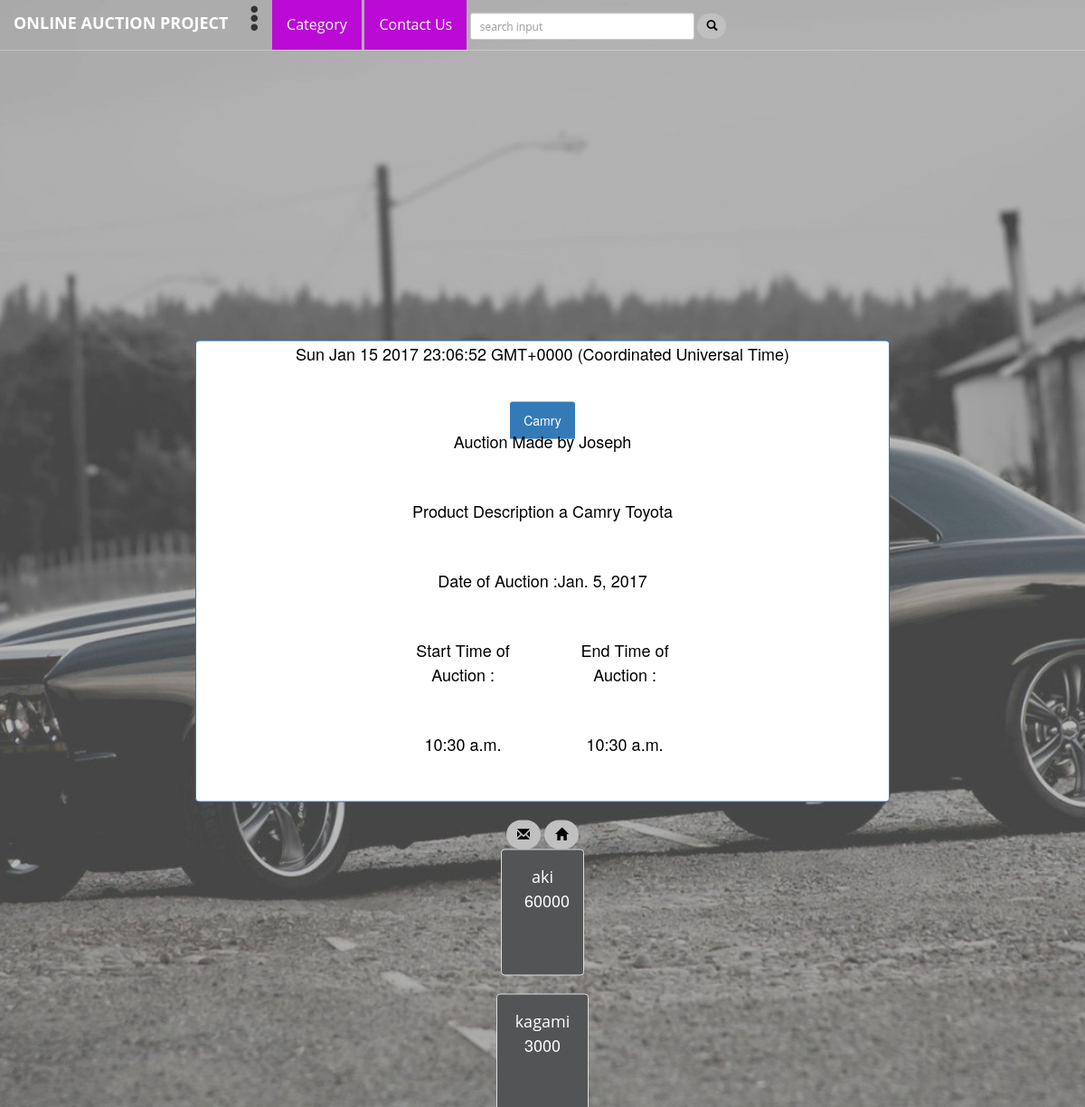
The app's page /auction/view/3 with its own data.
### Auction/models.py (models this page shows, shortened)
class auction(models.Model):
    Choices = (('P','Premium'),('F','Freemium'))
    user = models.OneToOneField(
        settings.AUTH_USER_MODEL, )
    product = models.ForeignKey(item)
    auction_type = models.CharField("auction_type",max_length=64 ,choices=Choices)
    auction_date = models.DateField()
    auction_time = models.TimeField()

class item(models.Model):
    CHOICES=(('C','Cars'),('P','Parts'))
    owner = models.ForeignKey(settings.AUTH_USER_MODEL,)
    product_name = models.CharField(max_length=18, help_text=('Car_Name'))
    manufacture_year = models.CharField(
        max_length=120, help_text=('E.g.: 2015/2016'))
    pictures = models.ManyToManyField(Picture)
    product_description = models.TextField()
    certificate = models.ImageField()
    product_type = models.CharField("Product_type",max_length=64 ,choices=CHOICES)

class live_auction(models.Model):
    owner = models.ForeignKey(settings.AUTH_USER_MODEL,related_name='Owner')
    auction = models.ForeignKey(auction)
    End_Time_of_Auction = models.TimeField()
    auction_bidding_open = models.BooleanField(default=False)
    winining_bid = models.BigIntegerField(null=True)
    initial_bid = models.BigIntegerField(
        null=True, help_text=("the initial bid"))
    auction_winner = models.ForeignKey(settings.AUTH_USER_MODEL,related_name='Auction_Winner',null=True)

class bid(models.Model):
    l_auction= models.ForeignKey(live_auction)
    User_bid = models.BigIntegerField( help_text=("user bidding"))
    Bidder = models.OneToOneField(
            settings.AUTH_USER_MODEL)
    Time_of_Bid = models.TimeField(auto_now=True)

### Auction/views.py (the view)
# urls.py: url(r'^view/(?P<pk>\d+)$', views.auction_details, name='View_Auction',),
def auction_details(request, pk):
    obj = get_object_or_404(live_auction, pk=pk)
    obj_d = get_object_or_404(auction, pk=obj.auction_id)
    bids = bid.objects.filter(l_auction_id=obj.auction_id).order_by('-User_bid')
    return render(request, 'auctiondetail.html', {'auction': obj_d, 'bidders': bids,'live_auction':obj})

### Auction/Templates/auctiondetail.html (shortened to what this page needs)
{% extends "Base.html"%} {% block content %}
<div class="panel panel-primary">
  <p id="time"></p>
    <a class="panel-heading"style="width:100%;" href="{% url 'product_details' auction.product.pk %}">{{auction.product.product_name}}</a>
    <p>Auction Made by {{auction.user.username}}</p>
    <p >Product Description {{auction.product.product_description}}</p>
    <p>Date of Auction :{{auction.auction_date}}</p><div style="display: inline-block">
    <p>Start Time of Auction :</p><p id="Start Time">{{auction.auction_time}}</p>
  </div>
  <div style="display: inline-block">
    <p> End Time of Auction : </p><p id="EndTime">{{live_auction.End_Time_of_Auction}}</p>
  </div>
</div>
<a class="btn btn-default btn-primary"  href="{% url 'Create_Message_Auction' auction.user.pk %}"><span class="glyphicon glyphicon-envelope"></span> </a>
<a class="btn btn-default btn-primary"  href="{% url 'home'  %}"> <span class='glyphicon glyphicon-home'></span>  </a>
{%for b in bidders%}
<div class="list-group">
    <a class="list-group-item">
        <h4 class="list-group-item-heading">{{b.Bidder.username}}</h4>
        <p class="list-group-item-text">{{b.User_bid}}</p>
    </a>
</div>
{%endfor%}
{% endblock %}

### OnlineAuctionProject/assets/css/creative.css (style rules this page uses)
html, body { width: 100%; height: 100%; }
body { font-family: Merriweather,'Helvetica Neue',Arial,sans-serif; background:url(../img/header.jpg) no-repeat center center fixed; -webkit-background-size: cover; -moz-background-size: cover; -o-background-size: cover; background-size: cover; }
a { color:#ac2925; -webkit-transition: all .35s; -moz-transition: all .35s; transition: all .35s; }
h1, h2, h3, h4, h5, h6 { font-family: 'Open Sans','Helvetica Neue',Arial,sans-serif; color: white; }
header .header-content .header-content-inner .btn-primary { display: inline-block; }
p { margin-bottom: 20px; font-size: 16px; line-height: 1.5; }
header .header-content .header-content-inner p { margin-bottom: 50px; font-size: 16x; font-weight: 300; color:black; }
@media (min-width:768px) { header .header-content .header-content-inner p { margin-right: auto; margin-left: auto; max-width: 80%; font-size: 18px; } }
.btn-default { border-color: white; color: black; background-color: #ac2925; -webkit-transition: all .35s; -moz-transition: all .35s; transition: all .35s; }
.btn-primary { border-color:#ac2925; color: black; background-color:silver; border-image-repeat: no-repeat; background-repeat: no-repeat; -webkit-transition: all .35s; -moz-transition: all .35s; transition: all .35s; }
header .header-content .header-content-inner .list-group-item { display: inline-grid; padding: 20px; color: white; background-color: #535456; }
header .header-content .header-content-inner .list-group-item .list-group-item-heading { color: white; }
header .header-content .header-content-inner .list-group-item .list-group-item-text { color: white; }
.btn { border: 0; border-radius: 30px; text-transform: uppercase; font-family: 'Open Sans','Helvetica Neue',Arial,sans-serif; font-weight: 700; }
body { webkit-tap-highlight-color: #222; }

### Auction/Templates/auctiondetail.html (style rules this page uses)
p { color:black; }

### records on screen
auction: product.product_name "Camry", user.username "Joseph", product.product_description "a Camry Toyota", auction_date "Jan. 5, 2017", auction_time "10:30 a.m."
live_auction: End_Time_of_Auction "10:30 a.m."
bid: Bidder.username "aki", User_bid "60000"
bid: Bidder.username "kagami", User_bid "3000"
